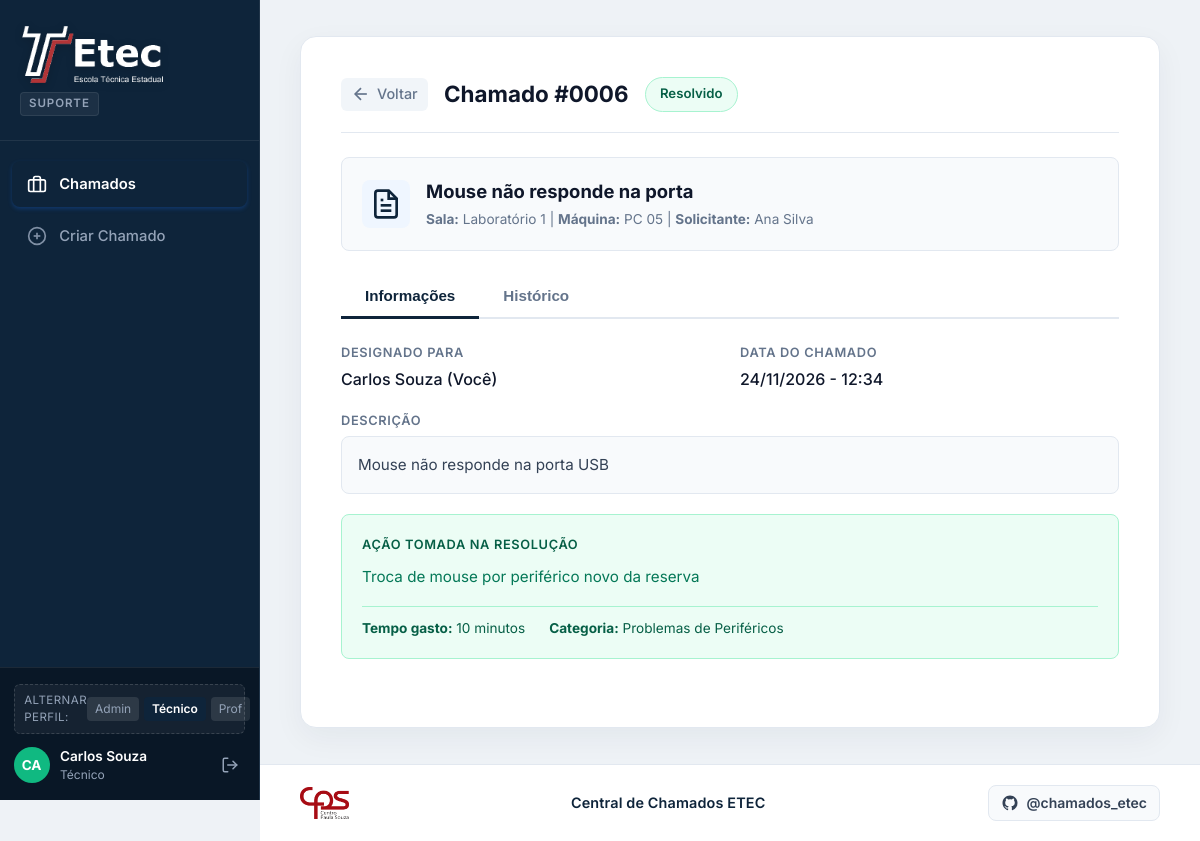
Screenshot of /chamados/6/visualizar (signed in) with the database file from the repository.
### app/models/user.py (models this page shows, shortened)
class User(UserMixin, db.Model):
    __tablename__ = 'users'
    id = db.Column(db.Integer, primary_key=True)
    nome = db.Column(db.String(150), nullable=False)
    email = db.Column(db.String(150), nullable=False, unique=True, index=True)
    senha_hash = db.Column(db.String(255), nullable=False)
    perfil = db.Column(db.String(30), nullable=False, default='professor', index=True)  # 'professor', 'tecnico', 'admin'
    cargo = db.Column(db.String(100), nullable=True)
    ativo = db.Column(db.Boolean, default=True, nullable=False)
    avatar_cor = db.Column(db.String(20), default='#3B82F6', nullable=False)
    created_at = db.Column(db.DateTime, default=lambda: datetime.now(timezone.utc), nullable=False)
    updated_at = db.Column(db.DateTime, default=lambda: datetime.now(timezone.utc), onupdate=lambda: datetime.now(timezone.utc), nullable=False)
    @property
    def is_tecnico(self) -> bool:
        return self.perfil in ('tecnico', 'admin')
    @property
    def is_professor(self) -> bool:
        return self.perfil == 'professor'

### app/models/ticket.py (models this page shows, shortened)
class Ticket(db.Model):
    __tablename__ = 'tickets'
    id = db.Column(db.Integer, primary_key=True)
    numero = db.Column(db.String(20), nullable=False, unique=True, index=True)  # Ex: '0042'
    titulo = db.Column(db.String(150), nullable=False)
    descricao = db.Column(db.Text, nullable=False)
    sala = db.Column(db.String(100), nullable=False, index=True)
    maquina = db.Column(db.String(50), nullable=True)
    status = db.Column(
        db.String(30),
        nullable=False,
        default='Aberto',
        index=True
    )  # 'Aberto', 'Em andamento', 'Resolvido', 'Pendente'
    solicitante_id = db.Column(
        db.Integer,
        db.ForeignKey('users.id', ondelete='RESTRICT'),
        nullable=False,
        index=True
    )
    tecnico_id = db.Column(
        db.Integer,
        db.ForeignKey('users.id', ondelete='SET NULL'),
        nullable=True,
        index=True
    )
    solucao = db.Column(db.Text, nullable=True)
    tempo_minutos = db.Column(db.Integer, nullable=True)
    categoria = db.Column(db.String(100), nullable=True)
    motivo_pendente = db.Column(db.Text, nullable=True)
    created_at = db.Column(db.DateTime, default=lambda: datetime.now(timezone.utc), nullable=False, index=True)
    data_finalizacao = db.Column(db.DateTime, nullable=True)
    solicitante = db.relationship('User', foreign_keys=[solicitante_id], backref=db.backref('chamados_abertos', lazy='dynamic'))
    tecnico = db.relationship('User', foreign_keys=[tecnico_id], backref=db.backref('chamados_atendidos', lazy='dynamic'))
    historico = db.relationship('TicketHistory', backref='ticket', cascade='all, delete-orphan', order_by='TicketHistory.created_at.asc()')
    @property
    def solicitante_nome(self) -> str:
        return self.solicitante.nome if self.solicitante else 'Solicitante Desconhecido'
    @property
    def tecnico_nome(self) -> str:
        return self.tecnico.nome if self.tecnico else 'Não atribuído'
    @property
    def data_completa(self) -> str:
        return self.created_at.strftime('%d/%m/%Y - %H:%M') if self.created_at else ''

### app/routes/chamados.py (the view)
@chamados_bp.route('/<int:ticket_id>/visualizar')
@login_required
def detalhe(ticket_id):
    ticket = Ticket.query.get_or_404(ticket_id)
    if current_user.is_professor and ticket.solicitante_id != current_user.id:
        flash("Você só tem permissão para visualizar chamados abertos por você.", "warning")
        return redirect(url_for('chamados.meus_chamados'))
    if ticket.status in ('Aberto', 'Em andamento'):
        anteriores = Ticket.query.filter(
            Ticket.status.in_(['Aberto', 'Em andamento']),
            Ticket.id <= ticket.id
        ).count()
        ticket.posicao_fila = anteriores
    else:
        ticket.posicao_fila = None
    return render_template(
        'chamados/detalhe.html',
        active_page='chamados' if current_user.is_tecnico else 'meus_chamados',
        ticket=ticket
    )

### app/__init__.py (called while the page is built)
def create_app(config_class=Config):
    app = Flask(__name__)
    app.config.from_object(config_class)
    db.init_app(app)
    login_manager.init_app(app)
    from app.models.user import User
    @login_manager.user_loader
    def load_user(user_id):
        try:
            return User.query.get(int(user_id))
        except Exception:
            return None
    @app.context_processor
    def inject_user():
        return {
            'logged_user': current_user if current_user.is_authenticated else None
        }
    from app.routes.auth import auth_bp
    from app.routes.chamados import chamados_bp
    from app.routes.usuarios import usuarios_bp
    app.register_blueprint(auth_bp)
    app.register_blueprint(chamados_bp)
    app.register_blueprint(usuarios_bp)
    return app

### app/models/ticket_history.py (called while the page is built)
    @property
    def data(self) -> str:
        return self.created_at.strftime('%d/%m %H:%M') if self.created_at else ''

### app/templates/chamados/detalhe.html (shortened to what this page needs)
{% extends 'base.html' %}
{% block content %}
<div class="page-container page-ticket-detail">
    <div class="ticket-detail-card">
        <header class="detail-header">
            <div class="detail-header-left">
                <a href="{{ url_for('chamados.meus_chamados' if logged_user.perfil == 'professor' else 'chamados.lista') }}" class="btn-back" title="Voltar para a lista">
                    <svg width="20" height="20" viewBox="0 0 24 24" fill="none" stroke="currentColor" stroke-width="2"><line x1="19" y1="12" x2="5" y2="12"></line><polyline points="12 19 5 12 12 5"></polyline></svg>
                    <span>Voltar</span>
                </a>
                <h1 class="detail-title">Chamado #{{ ticket.numero }}</h1>
                <div class="detail-status">
                    {% if ticket.status == 'Em andamento' %}
                        <span class="badge badge-andamento">Em andamento</span>
                    {% elif ticket.status == 'Resolvido' %}
                        <span class="badge badge-resolvido">Resolvido</span>
                    {% elif ticket.status == 'Pendente' %}
                        <span class="badge badge-pendente">Pendente</span>
                    {% else %}
                        <span class="badge badge-aberto">Aberto</span>
                    {% endif %}
                </div>
            </div>
        </header>
        <div class="ticket-summary-box">
            <div class="summary-icon-box" aria-hidden="true">
            </div>
            <div class="summary-text-box">
                <h2 class="summary-main-title">{{ ticket.titulo }}</h2>
                <p class="summary-meta-line">
                    <strong>Sala:</strong> {{ ticket.sala }}
                    {% if ticket.maquina %} | <strong>Máquina:</strong> {{ ticket.maquina }}{% endif %}
                    | <strong>Solicitante:</strong> {{ ticket.solicitante_nome }}
                </p>
            </div>
        </div>
        <div class="detail-tabs" role="tablist">
            <button type="button" class="tab-button active" onclick="switchDetailTab('info')" id="tabBtnInfo" role="tab" aria-selected="true">
                Informações
            </button>
            <button type="button" class="tab-button" onclick="switchDetailTab('history')" id="tabBtnHistory" role="tab" aria-selected="false">
                Histórico
            </button>
        </div>
        <div class="tab-content-panel active" id="tabContentInfo" role="tabpanel">
            <div class="info-grid">
                <div class="info-item">
                    <span class="info-label">Designado para</span>
                    <span class="info-value">
                        {% if ticket.tecnico_nome %}
                            {{ ticket.tecnico_nome }} {% if logged_user.id == ticket.tecnico_id %}(Você){% endif %}
                        {% else %}
                            <em class="text-muted">Não atribuído ainda</em>
                        {% endif %}
                    </span>
                </div>
                <div class="info-item">
                    <span class="info-label">Data do chamado</span>
                    <span class="info-value">{{ ticket.data_completa }}</span>
                </div>
                <div class="info-item info-full-width">
                    <span class="info-label">Descrição</span>
                    <p class="info-description-box">{{ ticket.descricao }}</p>
                </div>
                {% if ticket.solucao %}
                    <div class="info-item info-full-width solution-box">
                        <span class="info-label">Ação tomada na resolução</span>
                        <p class="solution-text">{{ ticket.solucao }}</p>
                        <div class="solution-meta">
                            <span><strong>Tempo gasto:</strong> {{ ticket.tempo_minutos }} minutos</span>
                            <span><strong>Categoria:</strong> {{ ticket.categoria }}</span>
                        </div>
                    </div>
                {% endif %}
            </div>
        </div>
    </div>
</div>
{% endblock %}

### app/templates/base.html (shortened to what this page needs)
<!DOCTYPE html>
<html lang="pt-BR">
<head>
    <link rel="stylesheet" href="{{ url_for('static', filename='css/style.css') }}">
</head>
<body class="app-body">
    <div class="app-shell">
        <aside class="app-sidebar" aria-label="Navegação Principal">
            <div class="sidebar-header">
                <a href="{{ url_for('chamados.meus_chamados' if logged_user.perfil == 'professor' else 'chamados.lista') }}" class="sidebar-brand-link">
                    <img src="{{ url_for('static', filename='img/etec_logo_grande_branco.png') }}" alt="Logo ETEC" class="sidebar-etec-logo">
                    <span class="sidebar-system-badge">Suporte</span>
                </a>
            </div>
            <nav class="sidebar-nav" aria-label="Menu do sistema">
                <ul class="nav-list">
                    {% if logged_user.perfil == 'professor' %}
                        <li class="nav-item">
                            <a href="{{ url_for('chamados.meus_chamados') }}" class="nav-link {% if active_page == 'meus_chamados' %}active{% endif %}">
                                <span class="nav-icon" aria-hidden="true">
                                    <svg width="20" height="20" viewBox="0 0 24 24" fill="none" stroke="currentColor" stroke-width="2"><path d="M14 2H6a2 2 0 0 0-2 2v16a2 2 0 0 0 2 2h12a2 2 0 0 0 2-2V8z"></path><polyline points="14 2 14 8 20 8"></polyline><line x1="16" y1="13" x2="8" y2="13"></line><line x1="16" y1="17" x2="8" y2="17"></line><polyline points="10 9 9 9 8 9"></polyline></svg>
                                </span>
                                <span class="nav-text">Meus Chamados</span>
                            </a>
                        </li>
                        <li class="nav-item">
                            <a href="{{ url_for('chamados.criar') }}" class="nav-link {% if active_page == 'criar_chamado' %}active{% endif %}">
                                <span class="nav-icon" aria-hidden="true">
                                    <svg width="20" height="20" viewBox="0 0 24 24" fill="none" stroke="currentColor" stroke-width="2"><circle cx="12" cy="12" r="10"></circle><line x1="12" y1="8" x2="12" y2="16"></line><line x1="8" y1="12" x2="16" y2="12"></line></svg>
                                </span>
                                <span class="nav-text">Criar Chamado</span>
                            </a>
                        </li>
                    {% elif logged_user.perfil == 'tecnico' %}
                        <li class="nav-item">
                            <a href="{{ url_for('chamados.lista') }}" class="nav-link {% if active_page == 'chamados' %}active{% endif %}">
                                <span class="nav-icon" aria-hidden="true">
                                    <svg width="20" height="20" viewBox="0 0 24 24" fill="none" stroke="currentColor" stroke-width="2"><rect x="2" y="7" width="20" height="14" rx="2" ry="2"></rect><path d="M16 21V5a2 2 0 0 0-2-2h-4a2 2 0 0 0-2 2v16"></path></svg>
                                </span>
                                <span class="nav-text">Chamados</span>
                            </a>
                        </li>
                        <li class="nav-item">
                            <a href="{{ url_for('chamados.criar') }}" class="nav-link {% if active_page == 'criar_chamado' %}active{% endif %}">
                                <span class="nav-icon" aria-hidden="true">
                                    <svg width="20" height="20" viewBox="0 0 24 24" fill="none" stroke="currentColor" stroke-width="2"><circle cx="12" cy="12" r="10"></circle><line x1="12" y1="8" x2="12" y2="16"></line><line x1="8" y1="12" x2="16" y2="12"></line></svg>
                                </span>
                                <span class="nav-text">Criar Chamado</span>
                            </a>
                        </li>
                    {% endif %}
                </ul>
            </nav>
            <div class="sidebar-footer">
                <div class="prototype-role-switcher">
                    <span class="role-switcher-label">Alternar Perfil:</span>
                    <div class="role-switcher-btns">
                        <a href="{{ url_for('auth.quick_login', role='admin') }}" class="btn-role-switch {% if logged_user.perfil == 'admin' %}active{% endif %}" title="Ver visão de Técnico-Admin">Admin</a>
                        <a href="{{ url_for('auth.quick_login', role='tecnico') }}" class="btn-role-switch {% if logged_user.perfil == 'tecnico' %}active{% endif %}" title="Ver visão de Técnico">Técnico</a>
                        <a href="{{ url_for('auth.quick_login', role='professor') }}" class="btn-role-switch {% if logged_user.perfil == 'professor' %}active{% endif %}" title="Ver visão de Professor">Prof</a>
                    </div>
                </div>
                <div class="user-profile-badge">
                    <div class="user-avatar" style="background-color: {{ logged_user.avatar_cor or '#3B82F6' }};">
                        {{ logged_user.nome[:2].upper() }}
                    </div>
                    <div class="user-details">
                        <span class="user-name">{{ logged_user.nome }}</span>
                        <span class="user-role-text">
                            {% if logged_user.perfil == 'admin' %}
                                Técnico-Admin
                            {% elif logged_user.perfil == 'tecnico' %}
                                Técnico
                            {% else %}
                                Professor
                            {% endif %}
                        </span>
                    </div>
                    <a href="{{ url_for('auth.logout') }}" class="btn-logout" title="Sair do sistema" aria-label="Sair">
                        <svg width="18" height="18" viewBox="0 0 24 24" fill="none" stroke="currentColor" stroke-width="2" stroke-linecap="round" stroke-linejoin="round">
                            <path d="M9 21H5a2 2 0 0 1-2-2V5a2 2 0 0 1 2-2h4"></path>
                            <polyline points="16 17 21 12 16 7"></polyline>
                            <line x1="21" y1="12" x2="9" y2="12"></line>
                        </svg>
                    </a>
                </div>
            </div>
        </aside>
        <main class="app-main">
            <div class="content-wrapper">
                {% block content %}{% endblock %}
            </div>
            <footer class="app-footer">
                <div class="footer-inner">
                    <div class="footer-left">
                        <img src="{{ url_for('static', filename='img/cps_logo_transparente.png') }}" alt="Centro Paula Souza" class="footer-cps-logo">
                    </div>
                    <div class="footer-center">
                        <span class="footer-text">Central de Chamados ETEC</span>
                    </div>
                    <div class="footer-right">
                        <a href="https://github.com/VINISETE/projeto_chamados_etec" target="_blank" rel="noopener noreferrer" class="footer-github-link" title="Repositório do Projeto no GitHub">
                            <span class="footer-github-text">@chamados_etec</span>
                        </a>
                    </div>
                </div>
            </footer>
        </main>
    </div>
</body>
</html>

### rows the page displays
User: nome "CA", nome "Carlos Souza", tecnico_nome "Carlos Souza"
Ticket: numero "0006", titulo "Mouse não responde na porta", sala "Laboratório 1", maquina "PC 05", data_completa "24/11/2026 - 12:34", descricao "Mouse não responde na porta USB", solucao "Troca de mouse por periférico novo da reserva", tempo_minutos "10", categoria "Problemas de Periféricos"
User: solicitante_nome "Ana Silva"
